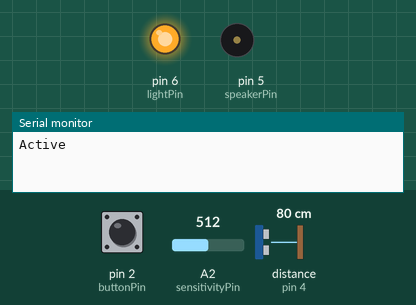
Recording of a program running on a simulated Arduino Uno, built with avr-gcc and run on an emulated ATmega328P. Shown: output pins drawn as LEDs (lit = HIGH), buzzer (waves = sounding), the last lines printed to the serial monitor. The inputs (shaded band) are chosen by the test bench; at power-on: pin 2 (buttonPin) HIGH, A2 (sensitivityPin) = 512, distance to the obstacle (sensor on pin 4) 80 cm. The echo pulse lasts 58.3 µs per cm.

Above: at 1.2 s.
1.3 s: pin 2 (buttonPin) pulled LOW for 0.15 s
At 2.0 s:
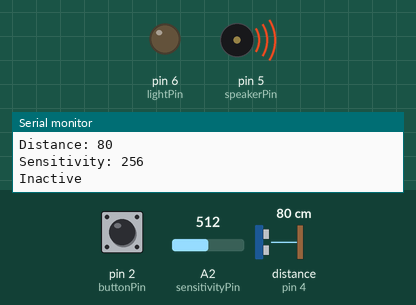
2.9 s: pin 2 (buttonPin) pulled LOW for 1 s
At 5.1 s:
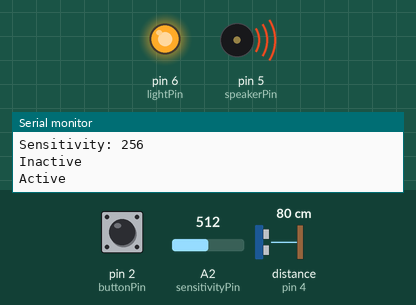
5.4 s: pin 2 (buttonPin) pulled LOW for 3.2 s
At 9.7 s:
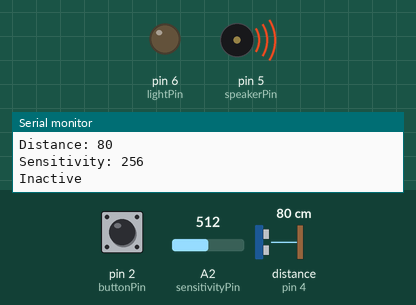
Timing chart, 0 to 11.2 s (numbered marks = the images above; inputs shaded):
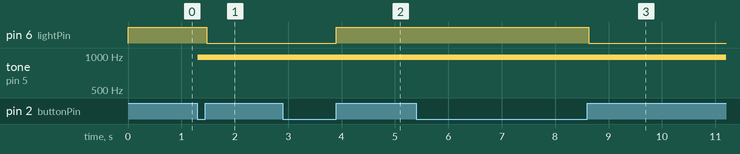

The program:

main.cpp
```cpp
#include <Arduino.h>

#include "Ultrasonic.h"

#define lightPin 6
#define buttonPin 2
#define echoPin 4
#define sensitivityPin A2
#define speakerPin 5

#define speakerValue 128

Ultrasonic ultrasonic(echoPin);

bool active = false;

void initGpio();
void toggleActive();

void setup() {
  Serial.begin(9600);
  initGpio();
}

void loop() {
  if (active) {
    int distance = ultrasonic.MeasureInCentimeters();
    int sensitivity = analogRead(sensitivityPin) / 2;
    Serial.print("Distance: ");
    Serial.println(distance);
    Serial.print("Sensitivity: ");
    Serial.println(sensitivity);

    if (sensitivity > distance) {
      analogWrite(speakerPin, speakerValue);
    } else {
      analogWrite(speakerPin, 0);
    }

    if (digitalRead(buttonPin) == HIGH) {
      toggleActive();
    }
  }

  if (!active && digitalRead(buttonPin) == HIGH) {
    toggleActive();
  }
}

void initGpio() {
  pinMode(lightPin, OUTPUT);
  pinMode(buttonPin, INPUT_PULLUP);
  pinMode(echoPin, INPUT);
  pinMode(sensitivityPin, INPUT);
  pinMode(speakerPin, OUTPUT);
}

void toggleActive() {
  active = !active;
  digitalWrite(lightPin, active ? HIGH : LOW);
  analogWrite(speakerPin, 0);
  Serial.println(active ? "Active" : "Inactive");
  while (true) {
    if (digitalRead(buttonPin) == LOW) {
      break;
    }
  }
}
```

Measured:
- after the input at 1.3 s, pin 6 (lightPin): HIGH → LOW after 0.17 s; tone on pin 5 (speakerPin): silent → 977 Hz at once
- after the input at 2.9 s, pin 6 (lightPin): LOW → HIGH after 1.0 s
- after the input at 5.4 s, pin 6 (lightPin): HIGH → LOW after 3.2 s
